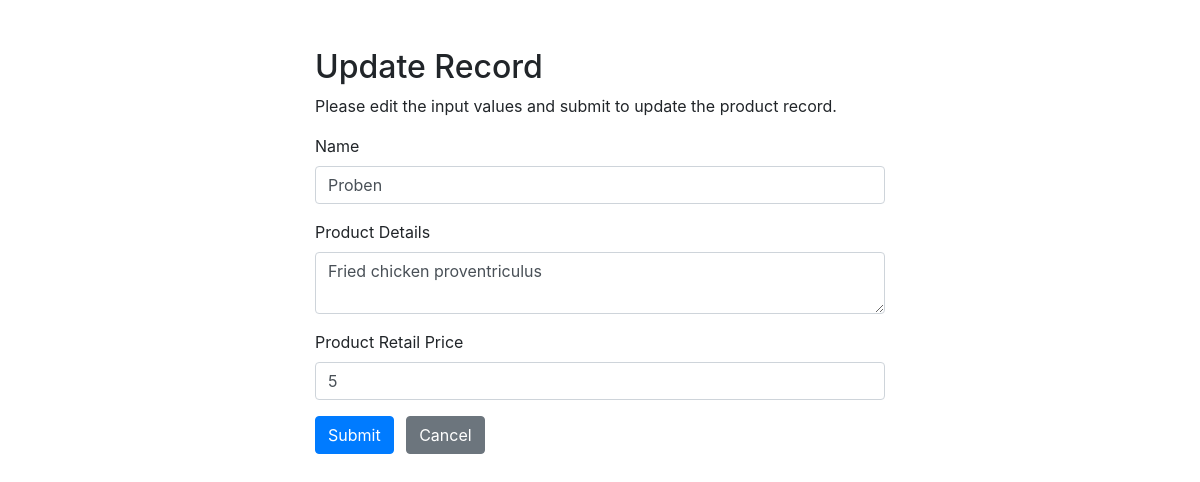
Page /public/update.php?product_id=1 on the earlier database version.
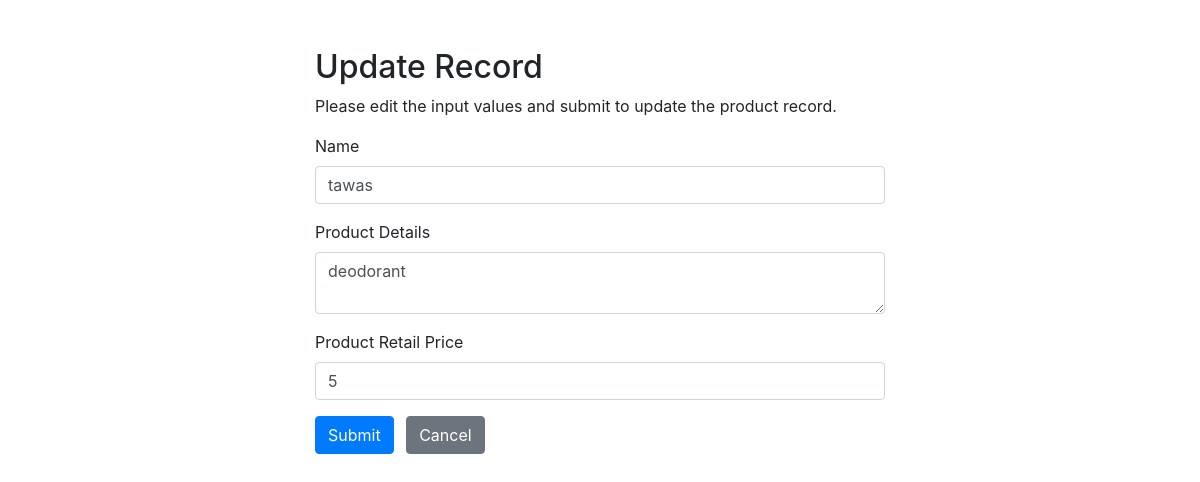
Same page on the later database version.
### tables this page shows
CREATE TABLE `products` (
  `product_id` int(11) NOT NULL,
  `product_name` varchar(100) NOT NULL,
  `product_details` varchar(255) NOT NULL,
  `product_retail_price` int(10) NOT NULL
);

### public/update.php (the view, shortened to what this page needs)
<?php
require_once "../db/config.php";
$product_name = $product_details = $product_retail_price = "";
$product_name_err = $product_details_err = $product_retail_price_err = "";
if(isset($_POST["product_id"]) && !empty($_POST["product_id"])){
    $product_id = $_POST["product_id"];
    $input_product_name = trim($_POST["product_name"]);
    if(empty($input_product_name)){
        $product_name_err = "Please enter a name.";
    } elseif(!filter_var($input_product_name, FILTER_VALIDATE_REGEXP, array("options"=>array("regexp"=>"/^[a-zA-Z\s]+$/")))){
        $product_name_err = "Please enter a valid name.";
    } else{
        $product_name = $input_product_name;
    }
    $input_product_details = trim($_POST["product_details"]);
    if(empty($input_product_details)){
        $aproduct_details_err = "Please enter product details.";
    } else{
        $product_details = $input_product_details;
    }
    $input_product_retail_price = trim($_POST["product_retail_price"]);
    if(empty($input_product_retail_price)){
        $product_retail_price_err = "Please enter the retail price amount.";
    } elseif(!ctype_digit($input_product_retail_price)){
        $product_retail_price_err = "Please enter a positive integer value.";
    } else{
        $product_retail_price = $input_product_retail_price;
    }
    if(empty($product_name_err) && empty($product_details_err) && empty($product_retail_price_err)){
        $sql = "UPDATE products SET product_name=:product_name, product_details=:product_details, product_retail_price=:product_retail_price WHERE product_id=:product_id";
        if($stmt = $pdo->prepare($sql)){
            $stmt->bindParam(":product_name", $param_product_name);
            $stmt->bindParam(":product_details", $param_product_details);
            $stmt->bindParam(":product_retail_price", $param_product_retail_price);
            $stmt->bindParam(":product_id", $param_product_id);
            $param_product_name = $product_name;
            $param_product_details = $product_details;
            $param_product_retail_price = $product_retail_price;
            $param_product_id = $product_id;
            if($stmt->execute()){
                header("location: ../index.php");
                exit();
            } else{
                echo "Oops! Something went wrong. Please try again later.";
            }
        }
        unset($stmt);
    }
    unset($pdo);
} else{
    if(isset($_GET["product_id"]) && !empty(trim($_GET["product_id"]))){
        $sql = "SELECT * FROM products WHERE product_id = :product_id";
        if($stmt = $pdo->prepare($sql)){
            $stmt->bindParam(":product_id", $param_product_id);
            if($stmt->execute()){
                if($stmt->rowCount() == 1){
                    $row = $stmt->fetch(PDO::FETCH_ASSOC);
                    $product_name = $row["product_name"];
                    $product_details = $row["product_details"];
                    $product_retail_price = $row["product_retail_price"];
                } else{
                    header("location: ../public/error.php");
                    exit();
                }
            } else{
                echo "Oops! Something went wrong. Please try again later.";
            }
        }
    }  else{
        header("location: ../public/error.php");
        exit();
    }
}
?>
<!DOCTYPE html>
<html lang="en">
<head>
    <link rel="stylesheet" href="https://stackpath.bootstrapcdn.com/bootstrap/4.5.2/css/bootstrap.min.css">
</head>
<body>
    <div class="wrapper">
        <div class="container-fluid">
            <div class="row">
                <div class="col-md-12">
                    <h2 class="mt-5">Update Record</h2>
                    <p>Please edit the input values and submit to update the product record.</p>
                    <form action="<?php echo htmlspecialchars(basename($_SERVER['REQUEST_URI'])); ?>" method="post">
                        <div class="form-group">
                            <label>Name</label>
                            <input type="text" name="product_name" class="form-control <?php echo (!empty($product_name_err)) ? 'is-invalid' : ''; ?>" value="<?php echo $product_name; ?>">
                        </div>
                        <div class="form-group">
                            <label>Product Details</label>
                            <textarea name="product_details" class="form-control <?php echo (!empty($product_details_err)) ? 'is-invalid' : ''; ?>"><?php echo $product_details; ?></textarea>
                        </div>
                        <div class="form-group">
                            <label>Product Retail Price</label>
                            <input type="text" name="product_retail_price" class="form-control <?php echo (!empty($product_retail_price_err)) ? 'is-invalid' : ''; ?>" value="<?php echo $product_retail_price; ?>">
                        </div>
                        <input type="submit" class="btn btn-primary" value="Submit">
                        <a href="../index.php" class="btn btn-secondary ml-2">Cancel</a>
                    </form>
                </div>
            </div>
        </div>
    </div>
</body>
</html>

Differences in the rows shown:
changed products: product_name "Proben" → "tawas"; product_details "Fried chicken proventriculus" → "deodorant"
